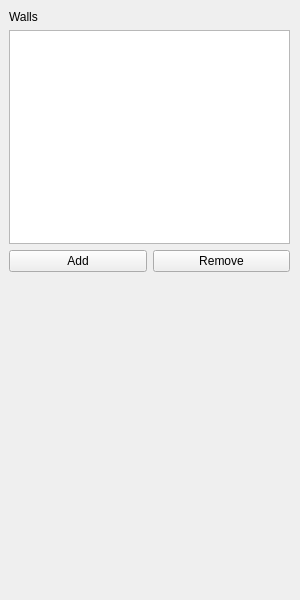
<?xml version="1.0" encoding="UTF-8"?>
<ui version="4.0">
 <class>BasicPropertyWidget</class>
 <widget class="QWidget" name="BasicPropertyWidget">
  <property name="geometry">
   <rect>
    <x>0</x>
    <y>0</y>
    <width>300</width>
    <height>600</height>
   </rect>
  </property>
  <property name="sizePolicy">
   <sizepolicy hsizetype="Minimum" vsizetype="Minimum">
    <horstretch>0</horstretch>
    <verstretch>0</verstretch>
   </sizepolicy>
  </property>
  <property name="minimumSize">
   <size>
    <width>300</width>
    <height>600</height>
   </size>
  </property>
  <property name="windowTitle">
   <string>Property</string>
  </property>
  <widget class="QWidget" name="layoutWidget">
   <property name="geometry">
    <rect>
     <x>9</x>
     <y>10</y>
     <width>281</width>
     <height>262</height>
    </rect>
   </property>
   <layout class="QVBoxLayout" name="verticalLayout_2">
    <item>
     <layout class="QVBoxLayout" name="verticalLayout">
      <item>
       <widget class="QLabel" name="label">
        <property name="text">
         <string>Walls</string>
        </property>
       </widget>
      </item>
      <item>
       <widget class="QListWidget" name="listWidget"/>
      </item>
     </layout>
    </item>
    <item>
     <layout class="QHBoxLayout" name="horizontalLayout">
      <item>
       <widget class="QPushButton" name="pushButton">
        <property name="text">
         <string>Add</string>
        </property>
       </widget>
      </item>
      <item>
       <widget class="QPushButton" name="pushButton_2">
        <property name="text">
         <string>Remove</string>
        </property>
       </widget>
      </item>
     </layout>
    </item>
   </layout>
  </widget>
 </widget>
 <resources/>
 <connections/>
</ui>
